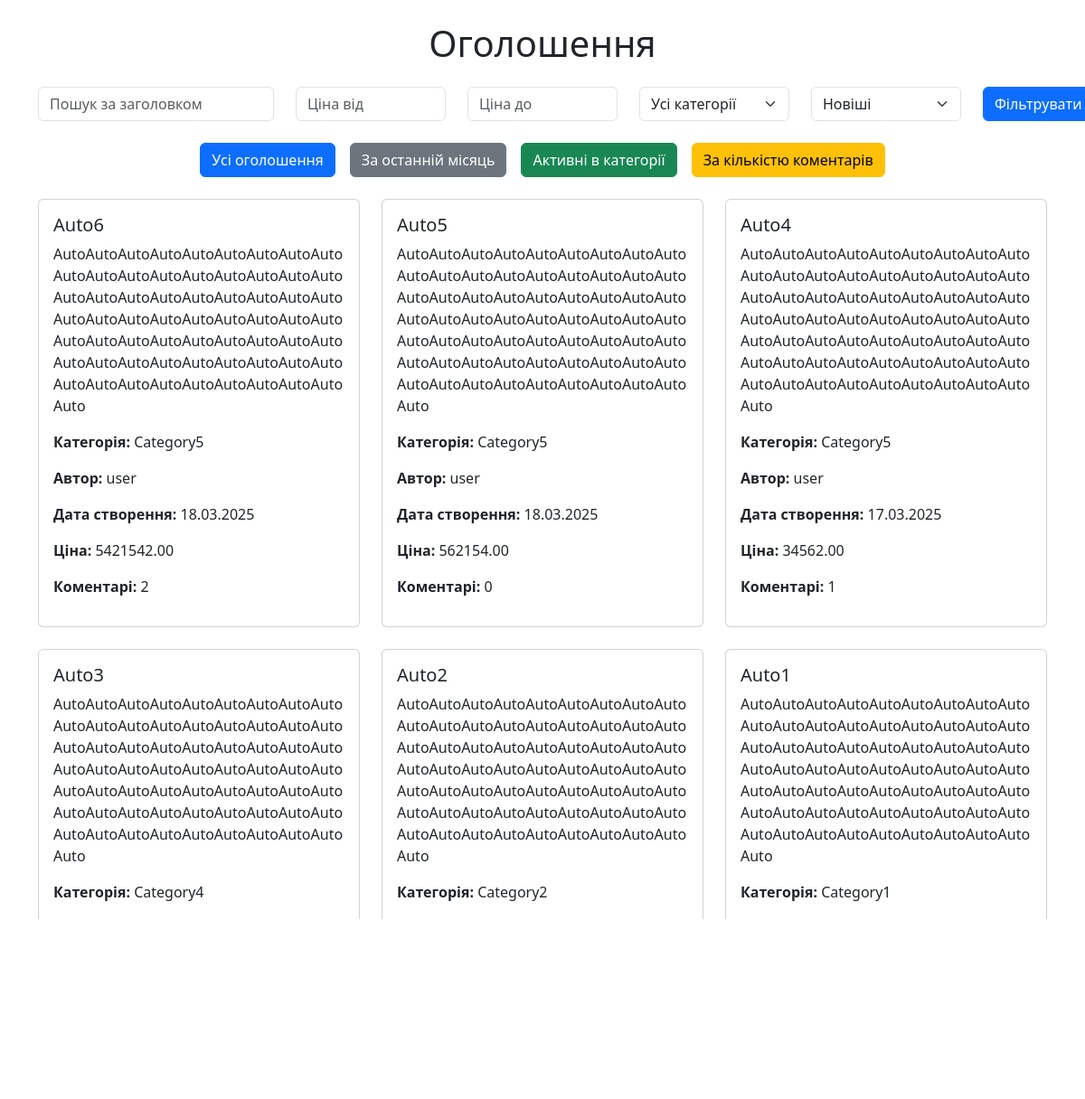
The page / on the database its author committed.
### board/models.py (models this page shows, shortened)
class Ad(models.Model):
    title = models.CharField(max_length=100)
    description = models.TextField(blank=True, null=True)
    price = models.DecimalField(max_digits=10, decimal_places=2,
                                validators=[MinValueValidator(0.01)])
    created_at = models.DateTimeField(auto_now_add=True)
    updated_at = models.DateTimeField(auto_now=True)
    is_active = models.BooleanField(default=True)
    user = models.ForeignKey(User, on_delete=models.CASCADE,
                             related_name='ads')
    category = models.ForeignKey(Category, on_delete=models.CASCADE,
                                 related_name='ads')

class Category(models.Model):
    name = models.CharField(max_length=100, unique=True)
    description = models.TextField(blank=True, null=True)

### board/views.py (the view)
# urls.py: path('', BoardView.as_view(), name='board'),
class BoardView(View):
    def get(self, request):
        filter_type = request.GET.get('filter')
        selected_category = request.GET.get('category')
        selected_user = request.GET.get('user')
        search_query = request.GET.get('search', '')
        price_min = request.GET.get('price_min')
        price_max = request.GET.get('price_max')
        sort_by = request.GET.get('sort', 'created_at_desc')
        ads = Ad.objects.all()  # pylint: disable=no-member
        if selected_category:
            ads = ads.filter(category_id=selected_category)
        if selected_user:
            ads = ads.filter(user_id=selected_user)
        if price_min:
            ads = ads.filter(price__gte=price_min)
        if price_max:
            ads = ads.filter(price__lte=price_max)
        if search_query:
            ads = ads.filter(title__icontains=search_query)
        if filter_type == 'last_month':
            ads = ads.filter(created_at__gte=now() - timedelta(days=30))
        elif filter_type == 'active_category':
            if selected_category:
                ads = ads.filter(category_id=selected_category, is_active=True)
            else:
                ads = ads.filter(is_active=True)
        elif filter_type == 'comment_count':
            ads = ads.annotate(comment_count=Count('comments')).order_by(
                '-comment_count')
        elif filter_type == "user_ads":
            user_id = request.GET.get('user', 1)
            ads = ads.filter(user_id=user_id)
        sorting_options = {
            'price_asc': 'price',
            'price_desc': '-price',
            'created_at_asc': 'created_at',
            'created_at_desc': '-created_at'
        }
        ads = ads.order_by(sorting_options.get(sort_by, '-created_at'))
        ads = ads.annotate(comment_count=Count('comments'))
        categories = Category.objects.all()  # pylint: disable=no-member
        user_profiles = UserProfile.objects.all()  # pylint: disable=no-member
        return render(request, "board/board.html", {
            "ads": ads,
            "categories": categories,
            "user_profiles": user_profiles,
            "selected_category": selected_category,
            "selected_user": selected_user,
            "search_query": search_query,
            "sort_by": sort_by,
            "price_min": price_min,
            "price_max": price_max,
        })

### board/templates/board/board.html (shortened to what this page needs)
<!DOCTYPE html>
<html lang="uk">
<head>
    <link rel="stylesheet" href="https://cdn.jsdelivr.net/npm/bootstrap@5.3.0/dist/css/bootstrap.min.css">
</head>
<body>
    <div class="container mt-4">
    <h1 class="text-center mb-4">Оголошення</h1>
    <form method="GET" class="mb-4">
        <div class="row">
            <div class="col-md-3">
                <input type="text" name="search" class="form-control" placeholder="Пошук за заголовком"
                       value="{{ search_query }}">
            </div>
            <div class="col-md-2">
                <input type="number" name="price_min" class="form-control" placeholder="Ціна від"
                       value="{{ price_min }}">
            </div>
            <div class="col-md-2">
                <input type="number" name="price_max" class="form-control" placeholder="Ціна до"
                       value="{{ price_max }}">
            </div>
            <div class="col-md-2">
                <select name="category" class="form-select">
                    <option value="">Усі категорії</option>
                </select>
            </div>
            <div class="col-md-2">
                <select name="sort" class="form-select">
                    <option value="created_at_desc" {% if sort_by == "created_at_desc" %}selected{% endif %}>Новіші</option>
                </select>
            </div>
            <div class="col-md-1">
                <button type="submit" class="btn btn-primary">Фільтрувати</button>
            </div>
        </div>
    </form>
    <div class="d-flex justify-content-center gap-3 mb-4">
        <a href="?filter=all" class="btn btn-primary">Усі оголошення</a>
        <a href="?filter=last_month" class="btn btn-secondary">За останній місяць</a>
        <a href="?filter=active_category" class="btn btn-success">Активні в категорії</a>
        <a href="?filter=comment_count" class="btn btn-warning">За кількістю коментарів</a>
    </div>
    <div class="row">
        {% for ad in ads %}
        <div class="col-md-4 mb-4">
            <div class="card">
                <div class="card-body">
                    <h5 class="card-title">{{ ad.title }}</h5>
                    <p class="card-text">{{ ad.description|truncatewords:20 }}</p>
                    <p><strong>Категорія:</strong> {{ ad.category.name }}</p>
                    <p><strong>Автор:</strong> {{ ad.user.username }}</p>
                    <p><strong>Дата створення:</strong> {{ ad.created_at|date:"d.m.Y" }}</p>
                    <p><strong>Ціна:</strong> {{ ad.price }}</p>
                    <p><strong>Коментарі:</strong> {{ ad.comment_count }}</p>
                </div>
            </div>
        </div>
        {% empty %}
        <p class="text-center">Оголошень не знайдено.</p>
        {% endfor %}
    </div>
</div>
</body>
</html>

### rows shown on the page
Ad: title "Auto6", description "AutoAutoAutoAutoAutoAutoAutoAutoAutoAutoAutoAutoAutoAutoAutoAutoAutoAutoAutoAutoAutoAutoAutoAutoAutoAutoAutoAutoAutoAutoAutoAutoAutoAutoAutoAutoAutoAutoAutoAutoAutoAutoAutoAutoAutoAutoAutoAutoAutoAutoAutoAutoAutoAutoAutoAutoAutoAutoAutoAutoAutoAutoAutoAuto", category.name "Category5", user.username "user", created_at "18.03.2025", price "5421542.00", comment_count "2"
Ad: title "Auto5", description "AutoAutoAutoAutoAutoAutoAutoAutoAutoAutoAutoAutoAutoAutoAutoAutoAutoAutoAutoAutoAutoAutoAutoAutoAutoAutoAutoAutoAutoAutoAutoAutoAutoAutoAutoAutoAutoAutoAutoAutoAutoAutoAutoAutoAutoAutoAutoAutoAutoAutoAutoAutoAutoAutoAutoAutoAutoAutoAutoAutoAutoAutoAutoAuto", category.name "Category5", user.username "user", created_at "18.03.2025", price "562154.00", comment_count "0"
Ad: title "Auto4", description "AutoAutoAutoAutoAutoAutoAutoAutoAutoAutoAutoAutoAutoAutoAutoAutoAutoAutoAutoAutoAutoAutoAutoAutoAutoAutoAutoAutoAutoAutoAutoAutoAutoAutoAutoAutoAutoAutoAutoAutoAutoAutoAutoAutoAutoAutoAutoAutoAutoAutoAutoAutoAutoAutoAutoAutoAutoAutoAutoAutoAutoAutoAutoAuto", category.name "Category5", user.username "user", created_at "17.03.2025", price "34562.00", comment_count "1"
Ad: title "Auto3", description "AutoAutoAutoAutoAutoAutoAutoAutoAutoAutoAutoAutoAutoAutoAutoAutoAutoAutoAutoAutoAutoAutoAutoAutoAutoAutoAutoAutoAutoAutoAutoAutoAutoAutoAutoAutoAutoAutoAutoAutoAutoAutoAutoAutoAutoAutoAutoAutoAutoAutoAutoAutoAutoAutoAutoAutoAutoAutoAutoAutoAutoAutoAutoAuto", category.name "Category4"
Ad: title "Auto2", description "AutoAutoAutoAutoAutoAutoAutoAutoAutoAutoAutoAutoAutoAutoAutoAutoAutoAutoAutoAutoAutoAutoAutoAutoAutoAutoAutoAutoAutoAutoAutoAutoAutoAutoAutoAutoAutoAutoAutoAutoAutoAutoAutoAutoAutoAutoAutoAutoAutoAutoAutoAutoAutoAutoAutoAutoAutoAutoAutoAutoAutoAutoAutoAuto", category.name "Category2"
Ad: title "Auto1", description "AutoAutoAutoAutoAutoAutoAutoAutoAutoAutoAutoAutoAutoAutoAutoAutoAutoAutoAutoAutoAutoAutoAutoAutoAutoAutoAutoAutoAutoAutoAutoAutoAutoAutoAutoAutoAutoAutoAutoAutoAutoAutoAutoAutoAutoAutoAutoAutoAutoAutoAutoAutoAutoAutoAutoAutoAutoAutoAutoAutoAutoAutoAutoAuto", category.name "Category1"
